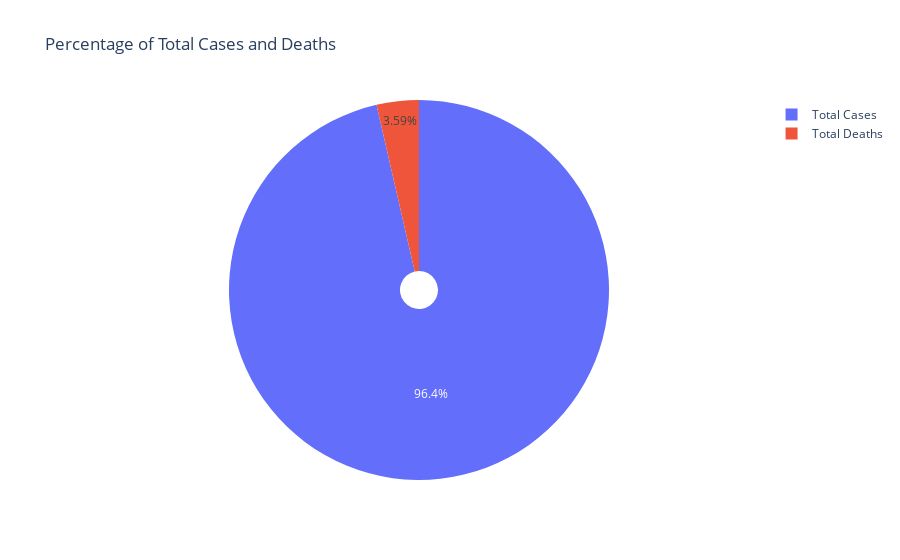

This figure's notebook cell:
### Code cell
fifth

### Figure 1 — Plotly figure (JSON) as saved in the notebook; plotly's stock layout.template omitted (floating-point values rounded to 4 significant figures)
{"data": [{"domain": {"x": [0, 1], "y": [0, 1]}, "hole": 0.1, "hovertemplate": "label=%{label}<br>value=%{value}<extra></extra>", "labels": ["Total Cases", "Total Deaths"], "legendgroup": "", "name": "", "showlegend": true, "type": "pie", "values": [3133760956, 116851104]}], "layout": {"legend": {"tracegroupgap": 0}, "title": {"text": "Percentage of Total Cases and Deaths"}}}
